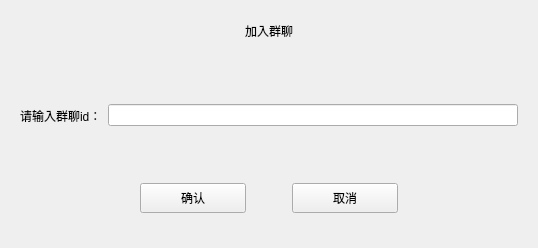
<?xml version="1.0" encoding="UTF-8"?>
<ui version="4.0">
 <class>AddGroupPage</class>
 <widget class="QWidget" name="AddGroupPage">
  <property name="geometry">
   <rect>
    <x>0</x>
    <y>0</y>
    <width>538</width>
    <height>248</height>
   </rect>
  </property>
  <property name="windowTitle">
   <string>Form</string>
  </property>
  <layout class="QVBoxLayout" name="verticalLayout">
   <item>
    <spacer name="verticalSpacer_3">
     <property name="orientation">
      <enum>Qt::Orientation::Vertical</enum>
     </property>
     <property name="sizeType">
      <enum>QSizePolicy::Policy::Fixed</enum>
     </property>
     <property name="sizeHint" stdset="0">
      <size>
       <width>20</width>
       <height>10</height>
      </size>
     </property>
    </spacer>
   </item>
   <item>
    <widget class="QLabel" name="label">
     <property name="maximumSize">
      <size>
       <width>16777215</width>
       <height>20</height>
      </size>
     </property>
     <property name="text">
      <string>加入群聊</string>
     </property>
     <property name="alignment">
      <set>Qt::AlignmentFlag::AlignCenter</set>
     </property>
    </widget>
   </item>
   <item>
    <spacer name="verticalSpacer">
     <property name="orientation">
      <enum>Qt::Orientation::Vertical</enum>
     </property>
     <property name="sizeType">
      <enum>QSizePolicy::Policy::Fixed</enum>
     </property>
     <property name="sizeHint" stdset="0">
      <size>
       <width>20</width>
       <height>40</height>
      </size>
     </property>
    </spacer>
   </item>
   <item>
    <widget class="QWidget" name="widget" native="true">
     <layout class="QHBoxLayout" name="horizontalLayout_2">
      <item>
       <widget class="QLabel" name="label_2">
        <property name="text">
         <string>请输入群聊id：</string>
        </property>
       </widget>
      </item>
      <item>
       <widget class="QLineEdit" name="lineEdit"/>
      </item>
     </layout>
    </widget>
   </item>
   <item>
    <spacer name="verticalSpacer_4">
     <property name="orientation">
      <enum>Qt::Orientation::Vertical</enum>
     </property>
     <property name="sizeType">
      <enum>QSizePolicy::Policy::Fixed</enum>
     </property>
     <property name="sizeHint" stdset="0">
      <size>
       <width>20</width>
       <height>20</height>
      </size>
     </property>
    </spacer>
   </item>
   <item>
    <widget class="QWidget" name="widget_3" native="true">
     <layout class="QHBoxLayout" name="horizontalLayout">
      <item>
       <spacer name="horizontalSpacer">
        <property name="orientation">
         <enum>Qt::Orientation::Horizontal</enum>
        </property>
        <property name="sizeType">
         <enum>QSizePolicy::Policy::Fixed</enum>
        </property>
        <property name="sizeHint" stdset="0">
         <size>
          <width>120</width>
          <height>20</height>
         </size>
        </property>
       </spacer>
      </item>
      <item>
       <widget class="QPushButton" name="pushButton">
        <property name="minimumSize">
         <size>
          <width>0</width>
          <height>30</height>
         </size>
        </property>
        <property name="text">
         <string>确认</string>
        </property>
       </widget>
      </item>
      <item>
       <spacer name="horizontalSpacer_2">
        <property name="orientation">
         <enum>Qt::Orientation::Horizontal</enum>
        </property>
        <property name="sizeType">
         <enum>QSizePolicy::Policy::Fixed</enum>
        </property>
        <property name="sizeHint" stdset="0">
         <size>
          <width>40</width>
          <height>20</height>
         </size>
        </property>
       </spacer>
      </item>
      <item>
       <widget class="QPushButton" name="pushButton_2">
        <property name="minimumSize">
         <size>
          <width>0</width>
          <height>30</height>
         </size>
        </property>
        <property name="text">
         <string>取消</string>
        </property>
       </widget>
      </item>
      <item>
       <spacer name="horizontalSpacer_3">
        <property name="orientation">
         <enum>Qt::Orientation::Horizontal</enum>
        </property>
        <property name="sizeType">
         <enum>QSizePolicy::Policy::Fixed</enum>
        </property>
        <property name="sizeHint" stdset="0">
         <size>
          <width>120</width>
          <height>20</height>
         </size>
        </property>
       </spacer>
      </item>
     </layout>
    </widget>
   </item>
   <item>
    <spacer name="verticalSpacer_2">
     <property name="orientation">
      <enum>Qt::Orientation::Vertical</enum>
     </property>
     <property name="sizeType">
      <enum>QSizePolicy::Policy::Fixed</enum>
     </property>
     <property name="sizeHint" stdset="0">
      <size>
       <width>20</width>
       <height>10</height>
      </size>
     </property>
    </spacer>
   </item>
  </layout>
 </widget>
 <resources/>
 <connections/>
</ui>
